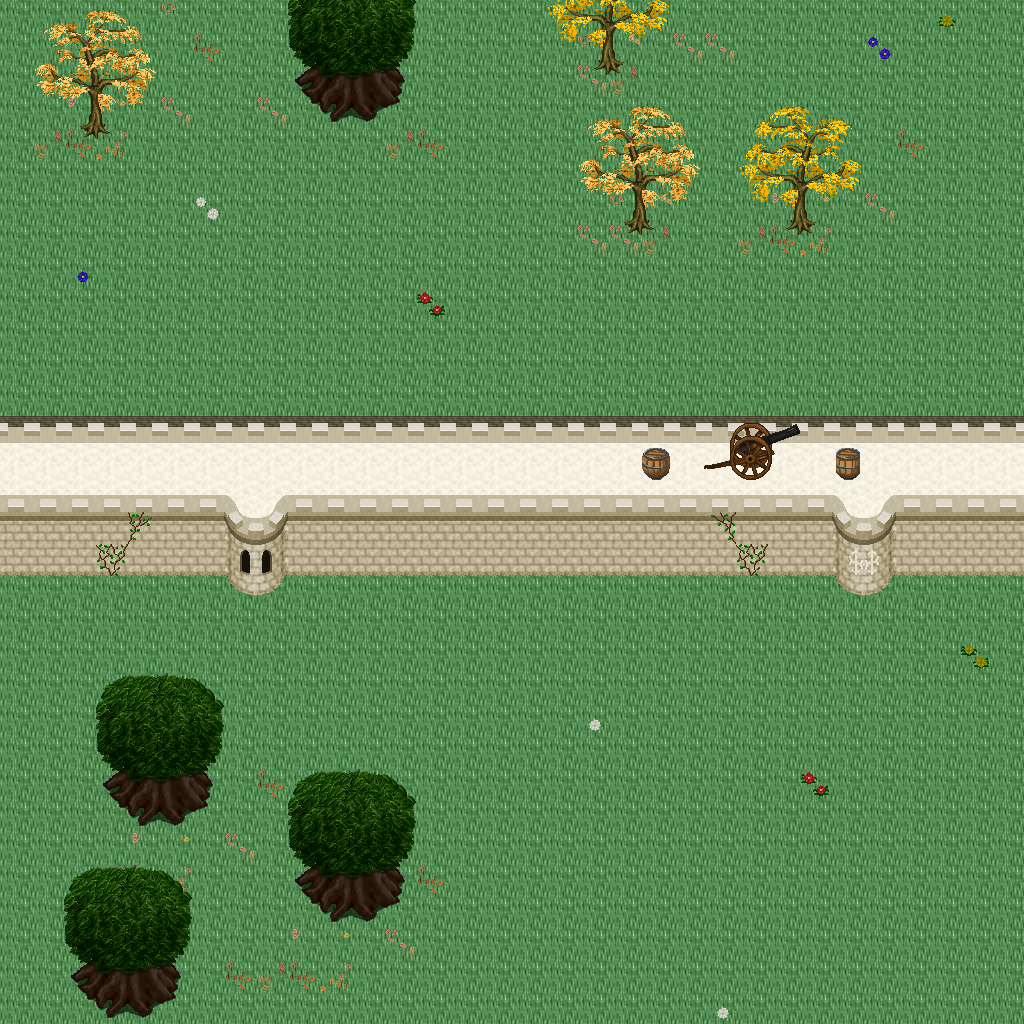

Tiled map render using the project's own tile images. Description and the map definition, with tile-layer contents summarised, below:
An orthogonal 32x32 tile map with 32x32 px tiles, 5 tile layers (Ground, Objects, Objects2, Above, ...), 1 hidden layer not drawn, 42 tilesets.

<map version="1.10" tiledversion="1.11.0" orientation="orthogonal" renderorder="right-down" width="32" height="32" tilewidth="32" tileheight="32" infinite="0" nextlayerid="11" nextobjectid="1">
 <tileset firstgid="1" name="logic_collision" tilewidth="32" tileheight="32" tilecount="1" columns="1">
  <image source="../drawable/logic_collision.png" width="32" height="32" />
 </tileset>
 <tileset firstgid="2" name="ground_ground" tilewidth="32" tileheight="32" tilecount="33" columns="3">
  <image source="../drawable/ground_ground.png" width="96" height="352" />
 </tileset>
 <tileset firstgid="35" name="building_castle" tilewidth="32" tileheight="32" tilecount="320" columns="20">
  <image source="../drawable/building_castle.png" width="640" height="512" />
 </tileset>
 <tileset firstgid="355" name="item_weapon_cannon" tilewidth="32" tileheight="32" tilecount="12" columns="3">
  <image source="../drawable/item_weapon_cannon.png" width="96" height="128" />
 </tileset>
 <tileset firstgid="367" name="item_pot_barrels_1" tilewidth="32" tileheight="32" tilecount="8" columns="4">
  <image source="../drawable/item_pot_barrels_1.png" width="128" height="64" />
 </tileset>
 <tileset firstgid="375" name="ground_water_pool" tilewidth="32" tileheight="32" tilecount="72" columns="3">
  <image source="../drawable/ground_water_pool.png" width="96" height="768" />
 </tileset>
 <tileset firstgid="447" name="ground_earth_edges" tilewidth="32" tileheight="32" tilecount="18" columns="6">
  <image source="../drawable/ground_earth_edges.png" width="192" height="96" />
 </tileset>
 <tileset firstgid="465" name="ground_grass_edges" tilewidth="32" tileheight="32" tilecount="36" columns="12">
  <image source="../drawable/ground_grass_edges.png" width="384" height="96" />
 </tileset>
 <tileset firstgid="501" name="ground_grass_corners" tilewidth="32" tileheight="32" tilecount="24" columns="6">
  <image source="../drawable/ground_grass_corners.png" width="192" height="128" />
 </tileset>
 <tileset firstgid="525" name="plant_tree_tree_darkgreen" tilewidth="32" tileheight="32" tilecount="88" columns="8">
  <image source="../drawable/plant_tree_tree_darkgreen.png" width="256" height="352" />
 </tileset>
 <tileset firstgid="613" name="plant_stump_stump_vertical" tilewidth="32" tileheight="32" tilecount="1" columns="1">
  <image source="../drawable/plant_stump_stump_vertical.png" width="32" height="32" />
 </tileset>
 <tileset firstgid="614" name="building_decoration_pool" tilewidth="32" tileheight="32" tilecount="9" columns="3">
  <image source="../drawable/building_decoration_pool.png" width="96" height="96" />
 </tileset>
 <tileset firstgid="623" name="plant_vine" tilewidth="32" tileheight="32" tilecount="3" columns="1">
  <image source="../drawable/plant_vine.png" width="32" height="96" />
 </tileset>
 <tileset firstgid="626" name="plant_flower_leafy_daisy_red" tilewidth="32" tileheight="32" tilecount="8" columns="2">
  <image source="../drawable/plant_flower_leafy_daisy_red.png" width="64" height="128" />
 </tileset>
 <tileset firstgid="634" name="plant_flower_daisy_blue" tilewidth="32" tileheight="32" tilecount="8" columns="2">
  <image source="../drawable/plant_flower_daisy_blue.png" width="64" height="128" />
 </tileset>
 <tileset firstgid="642" name="plant_flower_daisy_white" tilewidth="32" tileheight="32" tilecount="8" columns="2">
  <image source="../drawable/plant_flower_daisy_white.png" width="64" height="128" />
 </tileset>
 <tileset firstgid="650" name="plant_flower_leafy_daisy_yellow" tilewidth="32" tileheight="32" tilecount="8" columns="2">
  <image source="../drawable/plant_flower_leafy_daisy_yellow.png" width="64" height="128" />
 </tileset>
 <tileset firstgid="658" name="plant_flower_foxgloves" tilewidth="32" tileheight="32" tilecount="4" columns="2">
  <image source="../drawable/plant_flower_foxgloves.png" width="64" height="64" />
 </tileset>
 <tileset firstgid="662" name="plant_tree_locust_tree" tilewidth="32" tileheight="32" tilecount="20" columns="4">
  <image source="../drawable/plant_tree_locust_tree.png" width="128" height="160" />
 </tileset>
 <tileset firstgid="682" name="furniture_chair_bench_iron" tilewidth="32" tileheight="32" tilecount="4" columns="2">
  <image source="../drawable/furniture_chair_bench_iron.png" width="64" height="64" />
 </tileset>
 <tileset firstgid="686" name="item_statue_seahorse" tilewidth="32" tileheight="32" tilecount="12" columns="4">
  <image source="../drawable/item_statue_seahorse.png" width="128" height="96" />
 </tileset>
 <tileset firstgid="698" name="building_decoration_chimney_brown_stacks" tilewidth="32" tileheight="32" tilecount="2" columns="1">
  <image source="../drawable/building_decoration_chimney_brown_stacks.png" width="32" height="64" />
 </tileset>
 <tileset firstgid="700" name="plant_flower_small_flower_bed_2" tilewidth="32" tileheight="32" tilecount="12" columns="3">
  <image source="../drawable/plant_flower_small_flower_bed_2.png" width="96" height="128" />
 </tileset>
 <tileset firstgid="712" name="plant_flower_flower_bed_1" tilewidth="32" tileheight="32" tilecount="35" columns="7">
  <image source="../drawable/plant_flower_flower_bed_1.png" width="224" height="160" />
 </tileset>
 <tileset firstgid="747" name="plant_flower_pointed_yellow" tilewidth="32" tileheight="32" tilecount="2" columns="2">
  <image source="../drawable/plant_flower_pointed_yellow.png" width="64" height="32" />
 </tileset>
 <tileset firstgid="749" name="plant_flower_red_white" tilewidth="32" tileheight="32" tilecount="16" columns="4">
  <image source="../drawable/plant_flower_red_white.png" width="128" height="128" />
 </tileset>
 <tileset firstgid="765" name="building_decoration_chimney" tilewidth="32" tileheight="32" tilecount="2" columns="1">
  <image source="../drawable/building_decoration_chimney.png" width="32" height="64" />
 </tileset>
 <tileset firstgid="767" name="furniture_light_lamp_blue" tilewidth="32" tileheight="32" tilecount="3" columns="1">
  <image source="../drawable/furniture_light_lamp_blue.png" width="32" height="96" />
 </tileset>
 <tileset firstgid="770" name="light_dim_light_7x5" tilewidth="32" tileheight="32" tilecount="35" columns="7">
  <image source="../drawable/light_dim_light_7x5.png" width="224" height="160" />
 </tileset>
 <tileset firstgid="805" name="plant_tree_fall_trees" tilewidth="32" tileheight="32" tilecount="40" columns="8">
  <image source="../drawable/plant_tree_fall_trees.png" width="256" height="160" />
 </tileset>
 <tileset firstgid="845" name="logic_item_resources" tilewidth="32" tileheight="32" tilecount="6" columns="6">
  <image source="../drawable/logic_item_resources.png" width="192" height="32" />
 </tileset>
 <tileset firstgid="851" name="logic_item_mushroom" tilewidth="32" tileheight="32" tilecount="6" columns="6">
  <image source="../drawable/logic_item_mushroom.png" width="192" height="32" />
 </tileset>
 <tileset firstgid="857" name="logic_creature_animal" tilewidth="32" tileheight="32" tilecount="32" columns="8">
  <image source="../drawable/logic_creature_animal.png" width="256" height="128" />
 </tileset>
 <tileset firstgid="889" name="plant_leaves" tilewidth="32" tileheight="32" tilecount="8" columns="4">
  <image source="../drawable/plant_leaves.png" width="128" height="64" />
 </tileset>
 <tileset firstgid="897" name="plant_flower_planted_containers" tilewidth="32" tileheight="32" tilecount="16" columns="4">
  <image source="../drawable/plant_flower_planted_containers.png" width="128" height="128" />
 </tileset>
 <tileset firstgid="913" name="building_decoration_banner" tilewidth="32" tileheight="32" tilecount="12" columns="1">
  <image source="../drawable/building_decoration_banner.png" width="32" height="384" />
 </tileset>
 <tileset firstgid="925" name="building_cottage" tilewidth="32" tileheight="32" tilecount="256" columns="16">
  <image source="../drawable/building_cottage.png" width="512" height="512" />
 </tileset>
 <tileset firstgid="1181" name="logic_portal" tilewidth="32" tileheight="32" tilecount="24" columns="8">
  <image source="../drawable/logic_portal.png" width="256" height="96" />
 </tileset>
 <tileset firstgid="1205" name="building_door_doors" tilewidth="32" tileheight="32" tilecount="256" columns="16">
  <image source="../drawable/building_door_doors.png" width="512" height="512" />
 </tileset>
 <tileset firstgid="1461" name="building_roof_thatched_roof" tilewidth="32" tileheight="32" tilecount="256" columns="16">
  <image source="../drawable/building_roof_thatched_roof.png" width="512" height="512" />
 </tileset>
 <tileset firstgid="1717" name="building_window_windows" tilewidth="32" tileheight="32" tilecount="256" columns="16">
  <image source="../drawable/building_window_windows.png" width="512" height="512" />
 </tileset>
 <tileset firstgid="1973" name="ground_ground_3" tilewidth="32" tileheight="32" tilecount="5" columns="5">
  <image source="../drawable/ground_ground_3.png" width="160" height="32" />
 </tileset>
 <layer id="1" name="Ground" width="32" height="32">
  <data>[1024 cells, 1016 non-empty, 4 distinct tile ids]</data>
 </layer>
 <layer id="2" name="Objects" width="32" height="32">
  <data>[1024 cells, 129 non-empty, 34 distinct tile ids]</data>
 </layer>
 <layer id="3" name="Objects2" width="32" height="32">
  <data>[1024 cells, 52 non-empty, 16 distinct tile ids]</data>
 </layer>
 <layer id="4" name="Above" width="32" height="32">
  <data>[1024 cells, 100 non-empty, 44 distinct tile ids]</data>
 </layer>
 <layer id="5" name="Above2" width="32" height="32">
  <data>[1024 cells, 0 non-empty, 0 distinct tile ids]</data>
 </layer>
 <layer id="6" name="Walkable" width="32" height="32" visible="0">
  <data>[1024 cells, 192 non-empty, 1 distinct tile ids]</data>
 </layer>
 <objectgroup id="7" name="Mapevents" />
 <objectgroup id="8" name="Spawn" />
 <objectgroup id="9" name="Keys" />
 <objectgroup id="10" name="Replace" />
</map>
